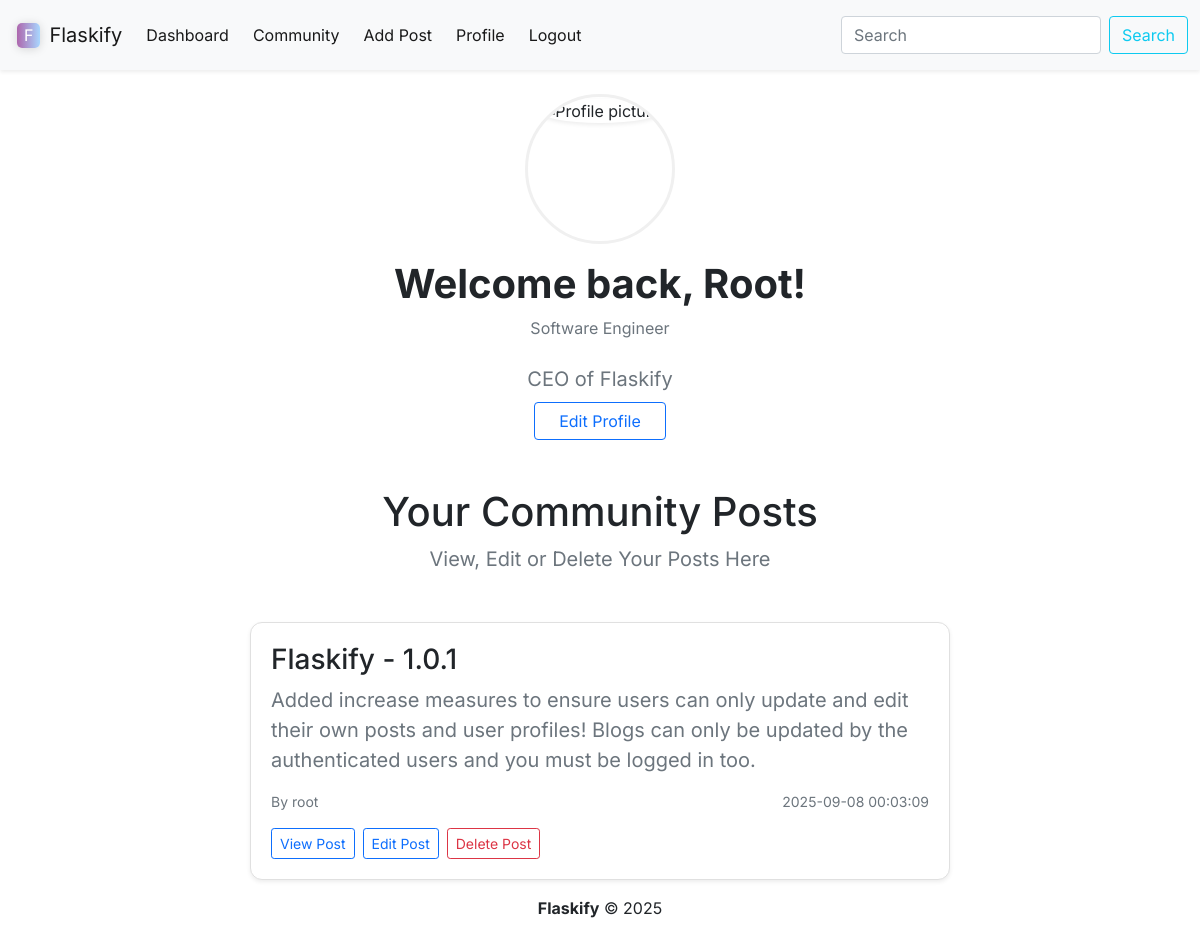
Screenshot of /profile (signed in) with the database file from the repository.
### models.py (models this page shows)
class Users(db.Model, UserMixin):
    id = db.Column(db.Integer, primary_key=True)
    name = db.Column(db.String(200), nullable=False)
    email = db.Column(db.String(200), nullable=False, unique=True)
    password = db.Column(db.String(200), nullable=False)
    date_added = db.Column(db.DateTime, default=datetime.now(timezone.utc))
    bio = db.Column(db.String(9999), default="Hello, I am using Flaskify!")
    profile_picture = db.Column(db.String(9999))
    aspiring_job = db.Column(db.String(9999))

class Posts(db.Model):
    id = db.Column(db.Integer, primary_key=True)
    title = db.Column(db.String(999))
    content = db.Column(db.Text)
    author = db.Column(db.String(999))
    date_posted = db.Column(db.DateTime, default=datetime.now(timezone.utc))
    slug = db.Column(db.String(255))
    user_id = db.Column(db.Integer)

### app.py (the view)
@app.route('/profile')
@login_required
def profile():
    posts = (Posts.query
             .filter_by(user_id = current_user.id)
             .order_by(Posts.date_posted.desc())
             .all())
    return render_template("profile.html", current_user=current_user, posts=posts)

### web_forms.py
class SearchForm(FlaskForm):
    searched = StringField("Searched", validators=[DataRequired()])
    submit = SubmitField("Submit")

### app.py (called while the page is built)
@app.context_processor
def base():
    form = SearchForm()
    return dict(form=form)

@login_manager.user_loader
def load_user(user_id):
    return Users.query.get(int(user_id))

### templates/profile.html (shortened to what this page needs)
{% extends 'base.html' %}
{% block navigation_items %}
    {% include 'components/nav_component.html' %}
{% endblock %}
{% block section %}
  <div class="d-flex flex-column align-items-center text-center font-for-text mb-5">
    <div class="profile-pic-wrapper mb-3">
      <img src="https://tse2.mm.bing.net/th/id/OIP.-n6mzk6Qt5Tu-I3ek1It1gHaHa?r=0&rs=1&pid=ImgDetMain&o=7&rm=3"
           alt="Profile picture"
           class="profile-pic shadow-sm">
    </div>
    <h1 class="fw-bold">Welcome back, {{ current_user.name.title() }}!</h1>
    <p class="text-secondary mb-4">{{ current_user.aspiring_job }}</p>
    <p class="text-muted fs-5 mb-2">{{ current_user.bio }}</p>
    <a href="{{ url_for('update', id=current_user.id) }}" class="btn btn-outline-primary px-4">
      Edit Profile
    </a>
  </div>
  <div class="text-center mb-5">
    <h1 class="font-for-text">Your Community Posts</h1>
    <p class="font-for-text text-muted fs-5">View, Edit or Delete Your Posts Here</p>
  </div>
  <div class="d-flex flex-column align-items-center gap-4 font-for-text">
    {% for post in posts %}
      <div class="post-container-styling bg-white shadow-sm">
        <h3 class="fw-semibold mb-2">{{ post.title }}</h3>
        <p class="fs-5 text-secondary mb-3">{{ post.content }}</p>
        <div class="d-flex justify-content-between text-muted small mb-3">
          <span>By {{ post.author }}</span>
          <span>{{ post.date_posted.strftime("%Y-%m-%d %H:%M:%S") }}</span>
        </div>
        <div class="d-flex flex-row gap-2">
            <div class="">
                <a class="btn btn-sm btn-outline-primary" href="{{ url_for('post', id=post.id) }}">
                    View Post
                </a>
            </div>
            <div class="">
                <a class="btn btn-sm btn-outline-primary" href="{{ url_for('edit_post', id=post.id) }}">
                    Edit Post
                </a>
            </div>
            <div class="">
                <a class="btn btn-sm btn-outline-danger" href="{{ url_for('delete_post', id=post.id) }}">
                    Delete Post
                </a>
            </div>
        </div>
      </div>
    {% endfor %}
  </div>
{% endblock %}

### static/style.css (style rules this page uses)
.font-for-text { font-family: 'Inter'; }
a { text-decoration: none; color: inherit; }
.post-container-styling { border: 1px solid #e0e0e0; border-radius: 12px; padding: 20px; width: 100%; max-width: 700px; transition: transform 0.15s ease, box-shadow 0.15s ease; }
.profile-pic-wrapper { width: 150px; height: 150px; overflow: hidden; border-radius: 50%; border: 3px solid #f0f0f0; }
.profile-pic { width: 100%; height: 100%; object-fit: cover; border-radius: 50%; transition: transform 0.2s ease; }

### rows the page displays
Users: name "Root", aspiring_job "Software Engineer", bio "CEO of Flaskify"
Posts: title "Flaskify - 1.0.1", content "Added increase measures to ensure users can only update and edit their own posts and user profiles! Blogs can only be updated by the authenticated users and you must be logged in too.", author "root", date_posted "2025-09-08 00:03:09"

### other values shown
{{ 2025 }} "2025"
